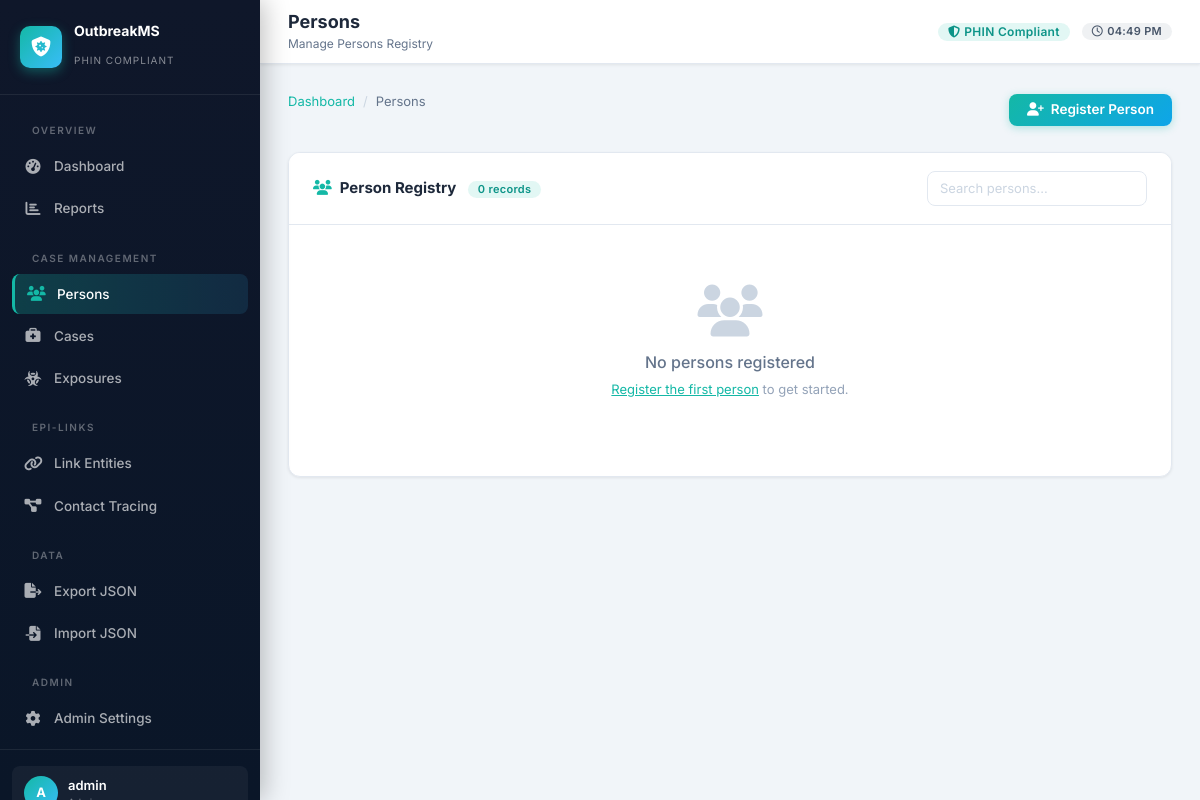
Page /persons (signed in) on the earlier database version.
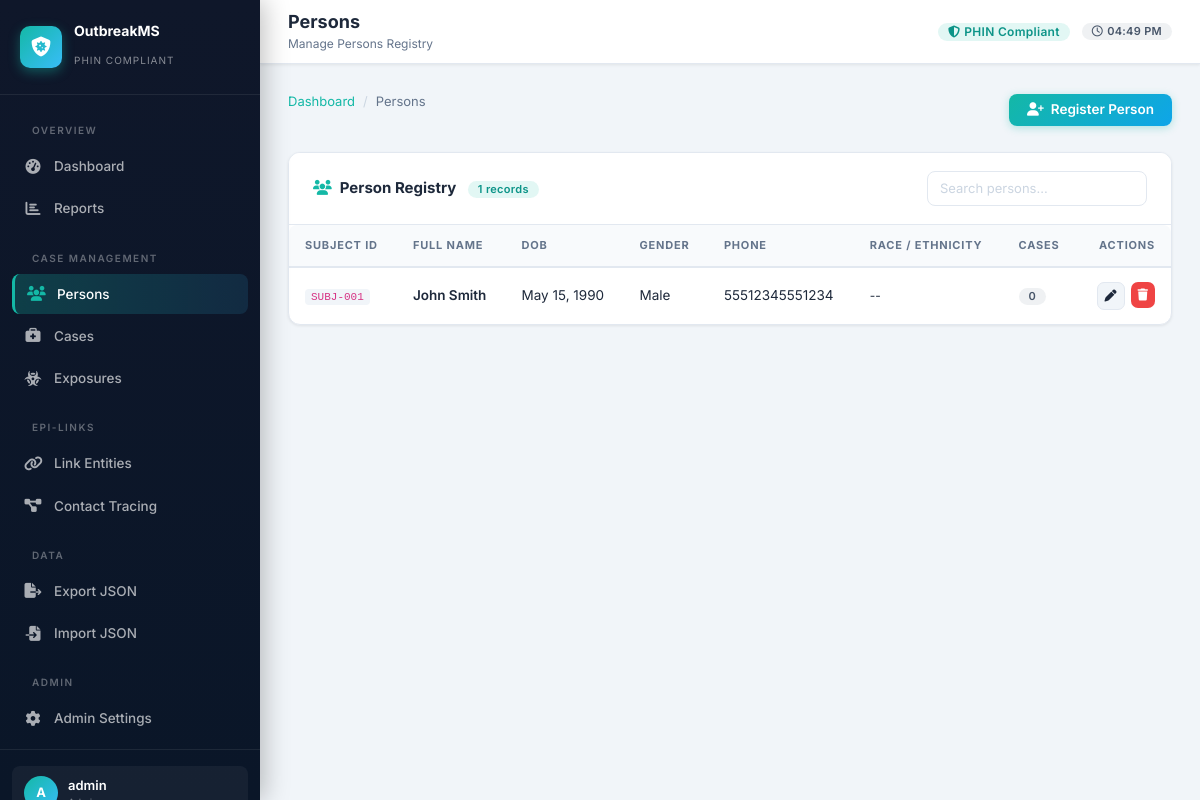
Same page on the later database version.
### app.py (models this page shows, shortened)
class User(db.Model, UserMixin):
    __tablename__ = "users"
    id            = db.Column(db.Integer, primary_key=True)
    username      = db.Column(db.String(80), unique=True, nullable=False)
    password_hash = db.Column(db.String(256), nullable=False)
    role          = db.Column(db.String(20), nullable=False, default="investigator")
    def is_admin(self): return self.role == "admin"

class Person(db.Model):
    __tablename__ = "persons"
    id          = db.Column(db.Integer, primary_key=True)
    subject_id  = db.Column(db.String(50), unique=True, nullable=False)
    name        = db.Column(db.String(120), nullable=False)
    dob         = db.Column(db.Date, nullable=False)
    gender      = db.Column(db.String(20))
    address     = db.Column(db.String(250))
    phone       = db.Column(db.String(20))
    race        = db.Column(db.String(60))
    ethnicity   = db.Column(db.String(60))
    citizenship = db.Column(db.String(60))
    cases       = db.relationship("Case", backref="person", lazy=True)
    exposures   = db.relationship("Exposure", backref="person", lazy=True)

### app.py (the view)
@app.route("/persons")
@login_required
def persons(): return render_template("persons.html", persons=Person.query.order_by(Person.id.desc()).all())

### app.py (called while the page is built)
@login_manager.user_loader
def load_user(uid): return User.query.get(int(uid))

@app.context_processor
def inject_globals():
    return {'now': __import__('datetime').datetime.utcnow()}

### templates/persons.html (shortened to what this page needs)
{% extends "base.html" %}
{% block page_title %}Persons{% endblock %}
{% block page_subtitle %}Manage Persons Registry{% endblock %}
{% block content %}
<div class="d-flex justify-content-between align-items-center mb-4">
  <div class="breadcrumb">
    <a href="{{ url_for('dashboard') }}">Dashboard</a>
    <span class="breadcrumb-sep">/</span>
    <span>Persons</span>
  </div>
  <a href="{{ url_for('create_person') }}" class="btn btn-primary">
    <i class="fa-solid fa-user-plus"></i> Register Person
  </a>
</div>
<div class="card" data-aos="fade-up">
  <div class="card-header">
    <h5><i class="fa-solid fa-users me-2 text-teal"></i>Person Registry
      <span class="badge badge-teal ms-2">{{ persons|length }} records</span>
    </h5>
    <input type="text" id="person-search" class="form-control" placeholder="Search persons..." style="width:220px;padding:7px 12px;font-size:13px" />
  </div>
  <div class="card-body" style="padding:0">
    {% if persons %}
    <div class="table-responsive">
      <table class="data-table" id="persons-table">
        <thead>
          <tr>
            <th>Subject ID</th>
            <th>Full Name</th>
            <th>DOB</th>
            <th>Gender</th>
            <th>Phone</th>
            <th>Race / Ethnicity</th>
            <th>Cases</th>
            <th style="text-align:right">Actions</th>
          </tr>
        </thead>
        <tbody>
          {% for p in persons %}
          <tr>
            <td><code style="font-size:11px;background:#F1F5F9;padding:2px 6px;border-radius:4px">{{ p.subject_id }}</code></td>
            <td>
              <div style="font-weight:600">{{ p.name }}</div>
            </td>
            <td>{{ p.dob.strftime('%b %d, %Y') if p.dob else '--' }}</td>
            <td>{{ p.gender or '--' }}</td>
            <td>{{ p.phone or '--' }}</td>
            <td>
              <div style="font-size:12px">{{ p.race or '--' }}</div>
            </td>
            <td>
              <span class="badge {% if p.cases|length > 0 %}badge-teal{% else %}badge-gray{% endif %}">
                {{ p.cases|length }}
              </span>
            </td>
            <td style="text-align:right">
              <div style="display:flex;gap:6px;justify-content:flex-end">
                <a href="{{ url_for('edit_person', pid=p.id) }}" class="btn btn-secondary btn-sm btn-icon" title="Edit">
                  <i class="fa-solid fa-pen"></i>
                </a>
                <form id="del-person-{{ p.id }}" method="POST" action="{{ url_for('delete_person', pid=p.id) }}" style="display:inline">
                  <button type="button" class="btn btn-danger btn-sm btn-icon" title="Delete"
                    onclick="confirmDelete('del-person-{{ p.id }}', 'person')">
                    <i class="fa-solid fa-trash"></i>
                  </button>
                </form>
              </div>
            </td>
          </tr>
          {% endfor %}
        </tbody>
      </table>
    </div>
    {% else %}
    <div class="empty-state">
      <i class="fa-solid fa-users"></i>
      <h6>No persons registered</h6>
      <p><a href="{{ url_for('create_person') }}" class="text-teal">Register the first person</a> to get started.</p>
    </div>
    {% endif %}
  </div>
</div>
{% endblock %}

### templates/base.html (shortened to what this page needs)
<!DOCTYPE html>
<html lang="en">
<head>
  <link rel="stylesheet" href="https://cdnjs.cloudflare.com/ajax/libs/font-awesome/6.5.0/css/all.min.css" />
  <link rel="stylesheet" href="https://cdnjs.cloudflare.com/ajax/libs/animate.css/4.1.1/animate.min.css" />
  <link rel="stylesheet" href="https://unpkg.com/aos@2.3.4/dist/aos.css" />
  <link rel="stylesheet" href="https://cdn.jsdelivr.net/npm/bootstrap@5.3.2/dist/css/bootstrap.min.css" />
  <link rel="stylesheet" href="{{ url_for('static', filename='css/custom.css') }}" />
</head>
<body>
  <aside class="sidebar" id="sidebar">
    <a href="{{ url_for('dashboard') }}" class="sidebar-brand">
      <div class="brand-icon"><i class="fa-solid fa-shield-virus"></i></div>
      <div class="brand-text">
        <h6>OutbreakMS</h6>
        <span>PHIN Compliant</span>
      </div>
    </a>
    <nav class="sidebar-nav">
      <div class="sidebar-section-label">Overview</div>
      <div class="nav-item">
        <a href="{{ url_for('dashboard') }}" class="nav-link {% if request.endpoint == 'dashboard' %}active{% endif %}">
          <i class="fa-solid fa-gauge-high"></i> Dashboard
        </a>
      </div>
      <div class="nav-item">
        <a href="{{ url_for('reports') }}" class="nav-link {% if request.endpoint == 'reports' %}active{% endif %}">
          <i class="fa-solid fa-chart-bar"></i> Reports
        </a>
      </div>
      <div class="sidebar-section-label">Case Management</div>
      <div class="nav-item">
        <a href="{{ url_for('persons') }}" class="nav-link {% if 'person' in request.endpoint %}active{% endif %}">
          <i class="fa-solid fa-users"></i> Persons
        </a>
      </div>
      <div class="nav-item">
        <a href="{{ url_for('cases') }}" class="nav-link {% if 'case' in request.endpoint and request.endpoint != 'contacts' %}active{% endif %}">
          <i class="fa-solid fa-briefcase-medical"></i> Cases
        </a>
      </div>
      <div class="nav-item">
        <a href="{{ url_for('exposures') }}" class="nav-link {% if 'exposure' in request.endpoint %}active{% endif %}">
          <i class="fa-solid fa-biohazard"></i> Exposures
        </a>
      </div>
      <div class="sidebar-section-label">Epi-Links</div>
      <div class="nav-item">
        <a href="{{ url_for('links') }}" class="nav-link {% if request.endpoint == 'links' %}active{% endif %}">
          <i class="fa-solid fa-link"></i> Link Entities
        </a>
      </div>
      <div class="nav-item">
        <a href="{{ url_for('contacts') }}" class="nav-link {% if request.endpoint == 'contacts' %}active{% endif %}">
          <i class="fa-solid fa-diagram-project"></i> Contact Tracing
        </a>
      </div>
      <div class="sidebar-section-label">Data</div>
      <div class="nav-item">
        <a href="{{ url_for('export_data') }}" class="nav-link">
          <i class="fa-solid fa-file-export"></i> Export JSON
        </a>
      </div>
      {% if current_user.is_admin() %}
      <div class="nav-item">
        <a href="{{ url_for('import_data') }}" class="nav-link {% if request.endpoint == 'import_data' %}active{% endif %}">
          <i class="fa-solid fa-file-import"></i> Import JSON
        </a>
      </div>
      <div class="sidebar-section-label">Admin</div>
      <div class="nav-item">
        <a href="{{ url_for('admin_settings') }}" class="nav-link {% if request.endpoint == 'admin_settings' %}active{% endif %}">
          <i class="fa-solid fa-gear"></i> Admin Settings
        </a>
      </div>
      {% endif %}
    </nav>
    <div class="sidebar-footer">
      <div class="user-info">
        <div class="user-avatar">{{ current_user.username[0]|upper }}</div>
        <div class="user-details">
          <div class="username">{{ current_user.username }}</div>
          <div class="user-role">{{ current_user.role }}</div>
        </div>
      </div>
    </div>
  </aside>
  <div class="main-content">
    <header class="top-navbar">
      <div>
        <h1 class="page-title d-inline">{% block page_title %}Dashboard{% endblock %}</h1>
        <div class="page-subtitle">{% block page_subtitle %}{% endblock %}</div>
      </div>
      <div class="navbar-actions">
        <span class="badge badge-teal" style="font-size:12px">
          <i class="fa-solid fa-shield-halved me-1"></i> PHIN Compliant
        </span>
        <span class="badge badge-gray" style="font-size:11px">
          <i class="fa-regular fa-clock me-1"></i>
          <span id="live-time"></span>
        </span>
      </div>
    </header>
    <div class="page-wrapper">
      {% block content %}{% endblock %}
    </div>
  </div>
</body>
</html>

Differences in the rows shown:
added Person: subject_id "SUBJ-001", name "John Smith", dob "May 15, 1990", gender "Male", phone "55512345551234", race "--", cases|length "0"
Other differences:
{{ persons|length }}: "0" → "1"
text no longer shown: "No persons registered Register the first person to get started."
text now shown: "SUBJECT ID FULL NAME DOB GENDER PHONE RACE / ETHNICITY CASES ACTIONS"
